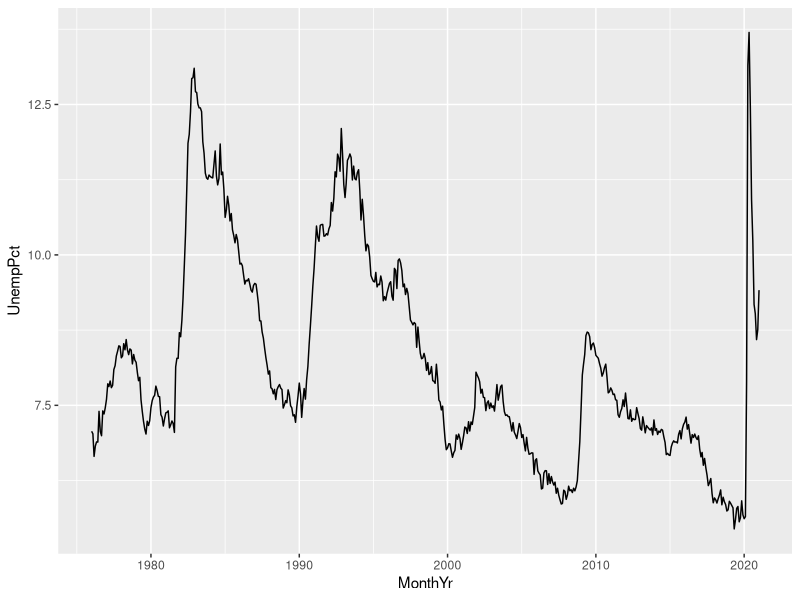
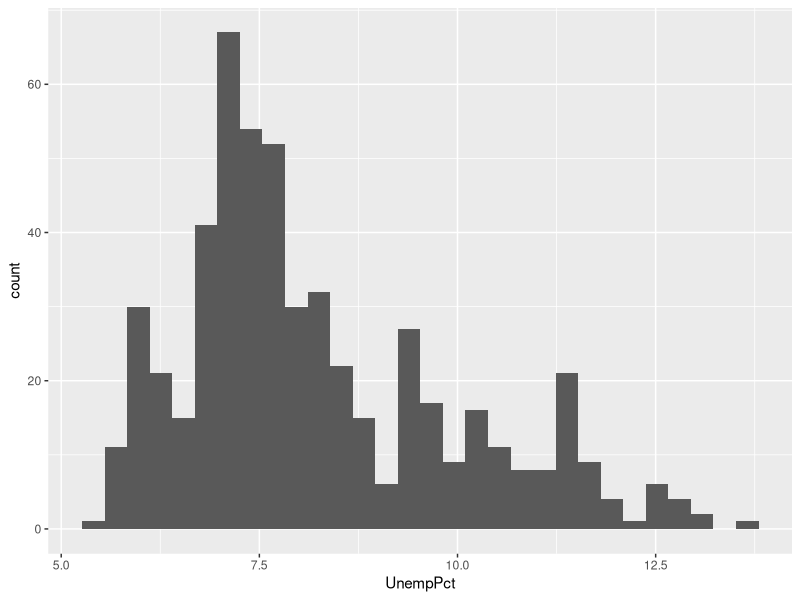
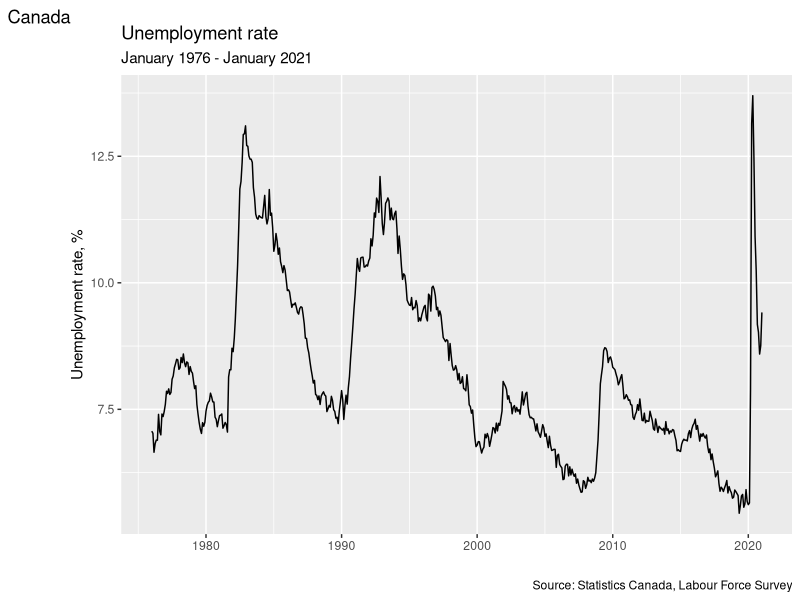
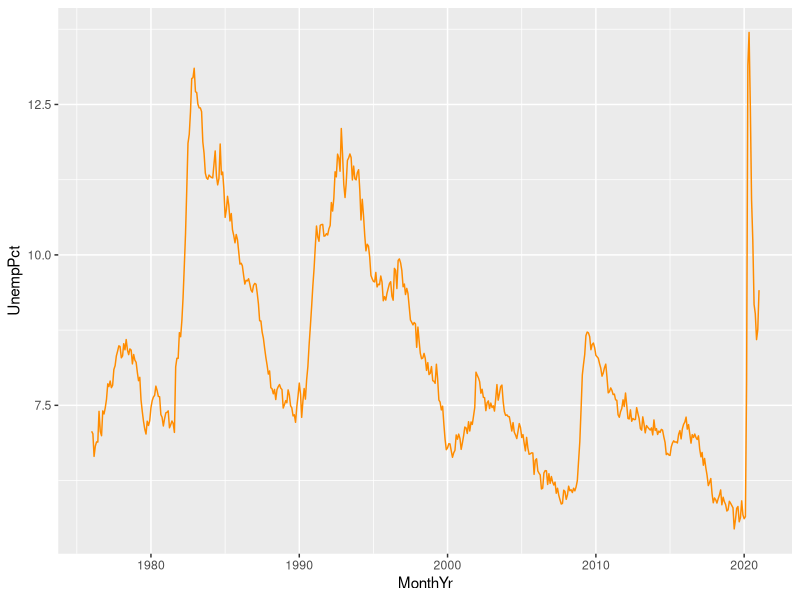
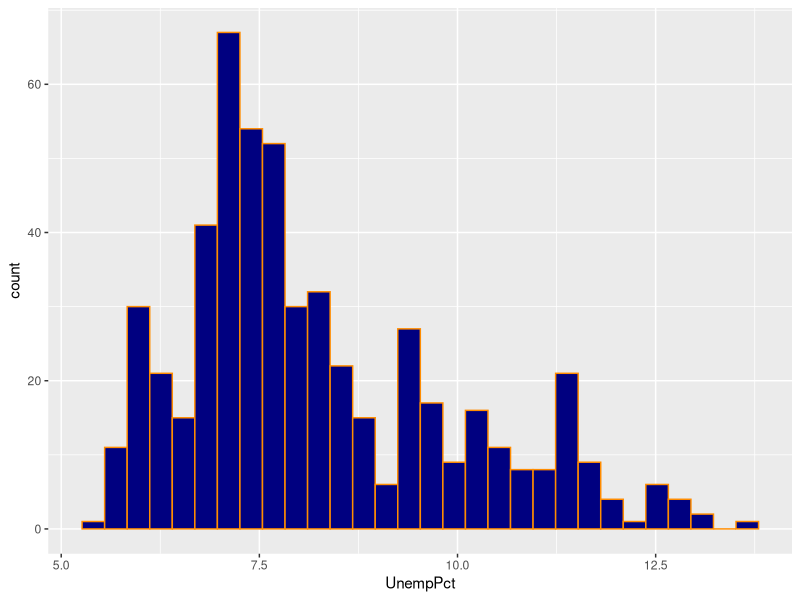
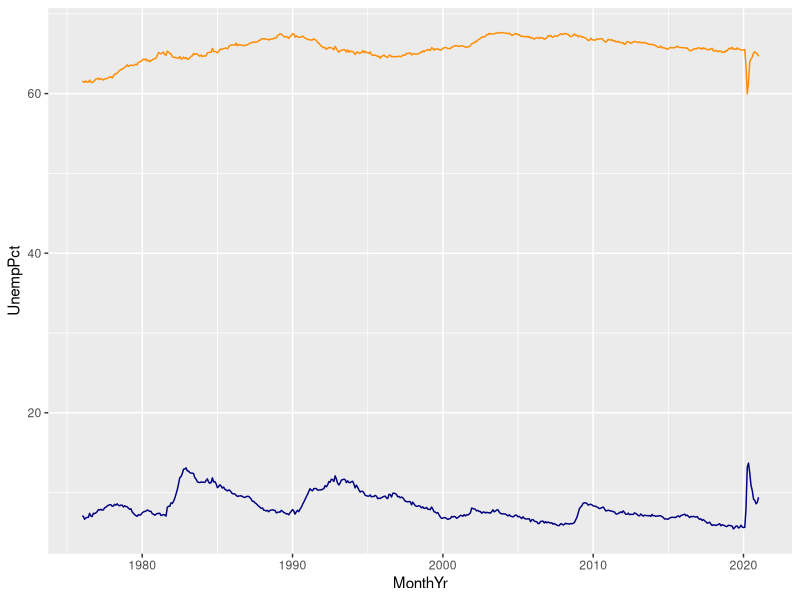
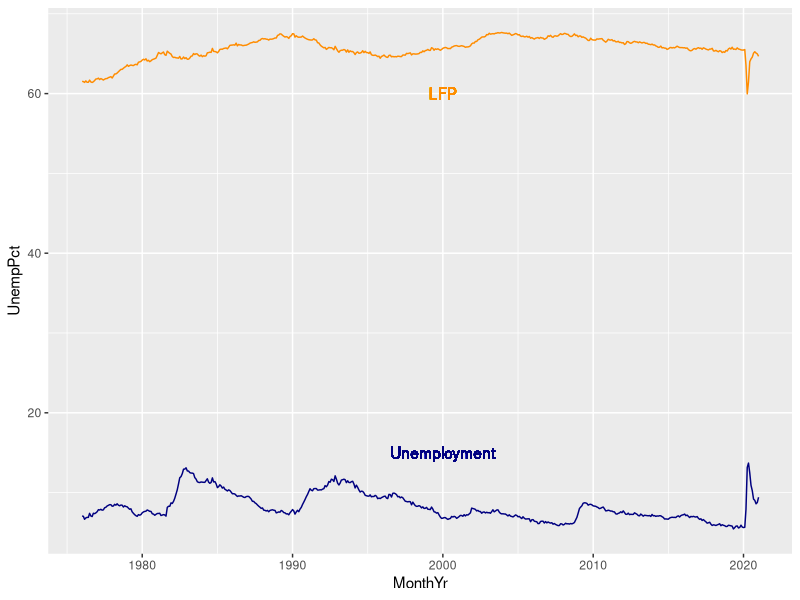
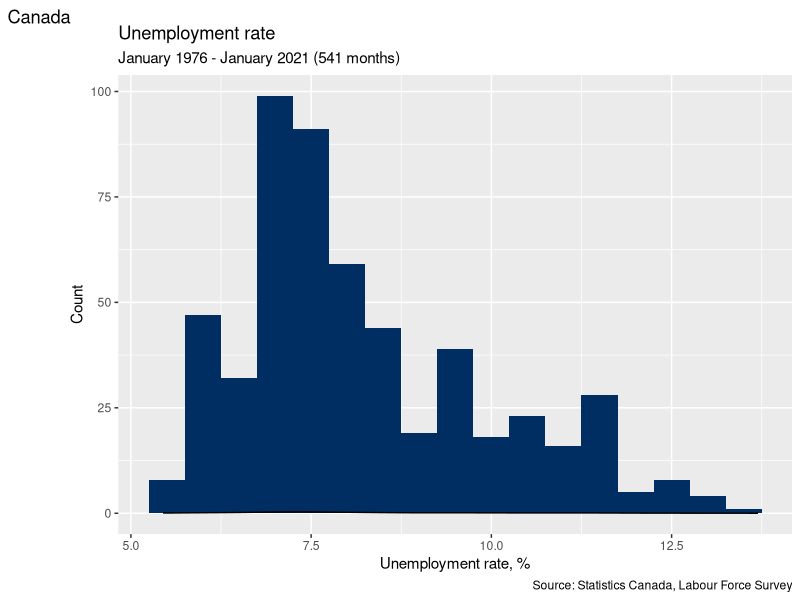

The R source for these figures, in order:
## ---- chunk 1
knitr::opts_chunk$set(echo = TRUE,
                      prompt = FALSE,
                      tidy = FALSE,
                      collapse = TRUE)
library("tidyverse")
EmpData <- read_csv("sampledata/EmploymentData.csv")
## ---- chunk 2
# This is equivalent to names(EmpData)
EmpData %>% names()
# This is equivalent to sqrt(2)
2 %>% sqrt()
# This is equivalent to cat(sqrt(2)," is the square root of 2")
2 %>% sqrt() %>% cat(" is the square root of 2")
## ---- chunk 3
# Change MonthYr to date format
EmpData %>% 
  mutate(MonthYr = as.Date(MonthYr, "%m/%d/%Y"))
## ---- chunk 4
# Add UnempPct and LFPPct
EmpData %>% 
  mutate(UnempPct = 100*UnempRate) %>% 
  mutate(LFPPct = 100*LFPRate)
## ---- chunk 5
print(EmpData)
## ---- chunk 6
# Make permanent changes to EmpData
EmpData <- EmpData %>%
  mutate(MonthYr = as.Date(MonthYr, "%m/%d/%Y")) %>% 
  mutate(UnempPct = 100*UnempRate) %>% 
  mutate(LFPPct = 100*LFPRate)
## ---- chunk 7
print(EmpData)
## ---- chunk 8
# This will give all of the observations with unemployment rates over 12.5%
EmpData %>% 
  filter(UnempPct > 12.5)
## ---- chunk 9
# This will take out all variables except a few
EmpData %>% 
  filter(UnempPct > 12.5) %>%
  select(MonthYr, UnempRate, LFPPct, PrimeMinister)
## ---- chunk 10
# This will sort the rows by unemployment rate
EmpData %>% 
  filter(UnempPct > 12.5) %>%
  select(MonthYr, UnempPct, LFPPct, PrimeMinister) %>%
  arrange(UnempPct)
## ---- chunk 11
# MEAN calculates the mean of a single variable
mean(EmpData$UnempPct)
# VAR calculates the sample variance
var(EmpData$UnempPct)
# SD calculates the standard deviation
sd(EmpData$UnempPct)
# MEDIAN calculates the sample median
median(EmpData$UnempPct)
## ---- chunk 12
EmpData %>%
  select(MonthYr, Population, AnnPopGrowth) %>%
  print(n=15)  # n=15 means print the first 15 rows
## ---- chunk 13
# Some values of AnnPopGrowth are NA, so its mean is also NA
mean(EmpData$AnnPopGrowth)
# The same goes for other statistics:
sd(EmpData$AnnPopGrowth)
var(EmpData$AnnPopGrowth)
median(EmpData$AnnPopGrowth)
## ---- chunk 14
# We can add the na.rm = TRUE argument to drop the missing values
mean(EmpData$AnnPopGrowth, na.rm = TRUE)
# These lines of code will do the same thing:
mean(na.omit(EmpData$AnnPopGrowth))
mean(EmpData$AnnPopGrowth[!is.na(EmpData$AnnPopGrowth)])
## ---- chunk 15
# Mean of each column
EmpData %>%
  select(where(is.numeric)) %>%
  lapply(mean, na.rm = TRUE) 
## ---- chunk 16
# Standard deviation of each column
EmpData %>%
  select(where(is.numeric)) %>%
  lapply(sd, na.rm = TRUE) 
## ---- chunk 17
# COUNT creates a frequency table for discrete variables
EmpData %>% 
  count(PrimeMinister)
## ---- chunk 18
# COUNT and CUT_INTERVAL create a binned frequency table
EmpData %>% 
  count(cut_interval(UnempPct, 6))
## ---- chunk 19
# For two specific columns of data
cov(EmpData$UnempPct, EmpData$LFPPct)
cor(EmpData$UnempPct, EmpData$LFPPct)
## ---- chunk 20
# Covariance matrix for the whole data set (at least the numerical parts)
EmpData %>%
  select(where(is.numeric)) %>%
  cor()
# Correlation matrix for selected variables
EmpData %>%
  select(UnempRate, LFPRate, AnnPopGrowth) %>%
  cor()
## ---- chunk 21
# EmpData has missing data in 1976 for the variable AnnPopGrowth
# Pairwise will only exclude 1976 from calculations involving AnnPopGrowth
EmpData %>%
  select(UnempRate, LFPRate, AnnPopGrowth) %>%
  cor(use = "pairwise.complete.obs")
# Casewise will exclude 1976 from all calculations
EmpData %>%
  select(UnempRate, LFPRate, AnnPopGrowth) %>%
  cor(use = "complete.obs")
## ---- chunk 22
  # The N(0,1) PDF, evaluated at 1.96
  dnorm(1.96)
  # The N(1,4) PDF, evaluated at 1.96
  dnorm(1.96,mean=1,sd=4)
  # The N(0,1) CDF, evaluated at 1.96
  pnorm(1.97)
  # The 97.5 percentile of the N(0,1) CDF
  qnorm(0.975)
  # Four random numbers from the N(0,1) distribution
  rnorm(4)
## ---- chunk 23
ggplot(data = EmpData,
       mapping = aes(x = MonthYr, 
                     y = UnempPct)) + 
  geom_line() 
## ---- chunk 24
ggplot(data = EmpData,
       mapping = aes(x = UnempPct)) + 
  geom_histogram()
## ---- chunk 25
ggplot(data = EmpData,
       aes(x = MonthYr, 
           y =UnempPct)) + 
  geom_line() + 
  labs(title = "Unemployment rate",
      subtitle = "January 1976 - January 2021",
      alt = "Time series of Canada unemployment rate, January 1976 - January 2021",
      caption = "Source: Statistics Canada, Labour Force Survey",
      tag = "Canada") +
  xlab("") +
  ylab("Unemployment rate, %")
## ---- chunk 26
ggplot(data = EmpData,
       aes(x = MonthYr, 
           y = UnempPct)) + 
  geom_line(col = "darkorange")
## ---- chunk 27
ggplot(data = EmpData,
       aes(x = UnempPct)) + 
  geom_histogram(col = "darkorange",
                 fill = "navyblue")
## ---- chunk 28
ggplot(data = EmpData,
       aes(x = MonthYr, 
           y = UnempPct)) + 
  geom_line(col = "navyblue") +
  geom_line(aes(y = LFPPct),
            col = "darkorange")
## ---- chunk 29
ggplot(data = EmpData,
       aes(x = MonthYr)) + 
  geom_line(aes(y = UnempPct),
            col = "navyblue") +
  geom_text(x = as.Date("1/1/2000", "%m/%d/%Y"),
            y = 15,
            label = "Unemployment",
            col = "navyblue") +
  geom_line(aes(y = LFPPct),
            col = "darkorange") +
  geom_text(x = as.Date("1/1/2000", "%m/%d/%Y"),
            y = 60,
            label = "LFP",
            col = "darkorange")
## ---- chunk 30
# Use RGB codes to exactly match the color scheme of this book
AstroBlue <- "#002D62"
AstroOrange <- "#EB6E1F"
# Fancy histogram
ggplot(data = EmpData,
       aes(x = UnempPct)) + 
  geom_histogram(binwidth = 0.5,
                 fill = AstroBlue) +
  geom_density() +
  labs(title = "Unemployment rate",
      subtitle = paste("January 1976 - January 2021 (",
                     nrow(EmpData),
                     " months)",
                     sep = "",
                     collapse = ""),
      alt = "Histogram of Canada unemployment rate, January 1976 - January 2021",
      caption = "Source: Statistics Canada, Labour Force Survey",
      tag = "Canada") +
  xlab("Unemployment rate, %") +
  ylab("Count")
## ---- chunk 31
# Use RGB codes to exactly match color scheme of this book
AstroBlue <- "#002D62"
AstroOrange <- "#EB6E1F"
# Fancy time series plot
ggplot(data = EmpData,
       aes(x = MonthYr)) + 
  geom_line(aes(y = UnempPct),
            col = AstroBlue) +
  geom_text(x = as.Date("1/1/2000", "%m/%d/%Y"),
            y = 15,
            label = "Unemployment", col=AstroBlue) +
  geom_line(aes(y = LFPPct),
            col = AstroOrange) +
  geom_text(x = as.Date("1/1/2000", "%m/%d/%Y"),
            y = 60,
            label = "LFP",
            col = AstroOrange) +
  labs(title = "Unemployment and LFP rates",
      subtitle = paste("January 1976 - January 2021 (",
                     nrow(EmpData),
                     " months)",
                     sep = "",
                     collapse = ""),
      alt = "Time series of Canada unemployment and LFP, January 1976 - January 2021",
      caption = "Source: Statistics Canada, Labour Force Survey",
      tag = "Canada") +
  xlab("") +
  ylab("Percent")
## ---- chunk 32
ggplot(data = EmpData,
       aes(x = UnempPct,
           y = LFPPct)) +
  geom_point()
## ---- chunk 33
# Round UnempPct and LFPPct to nearest integer
RoundedEmpData <- EmpData %>% 
  mutate(UnempPct = round(UnempPct)) %>% 
  mutate(LFPPct = round(LFPPct))
## ---- chunk 34
# Create graph using rounded data
ggplot(data = RoundedEmpData, 
       aes(x = UnempPct,
           y = LFPPct)) + 
  geom_point(col = "darkorange")
## ---- chunk 35
ggplot(data = RoundedEmpData,
       aes(x = UnempPct,
           y = LFPPct)) + 
  geom_point(col = "darkorange") +
  geom_jitter(size = 0.5, 
              col = "navyblue")
## ---- chunk 36
# Party is discrete/categorical, so each value is represented by a distinct color
ggplot(data = EmpData,
       aes(x = UnempPct,
           y = LFPPct,
           col = Party)) + 
  geom_point()
# MonthYr is (nearly) continuous, so values are represented along a spectrum
ggplot(data = EmpData,
       aes(x = UnempPct,
           y = LFPPct,
           col = MonthYr)) + 
  geom_point()
## ---- chunk 37
ggplot(data = EmpData,
       aes(x = UnempPct,
           y = LFPPct,
           col = Party,
           shape = Party)) + 
  geom_point()
## ---- chunk 38
ggplot(data = EmpData,
       aes(x = UnempPct,
           y = LFPPct)) + 
 geom_point(size = 0.5) +
  stat_summary_bin(fun = 'mean', 
                   bins=20,
                   col = "darkorange",
                   size = 3, 
                   geom = 'point') +
  stat_summary_bin(fun = 'mean', 
                   bins = 20,
                   col = "darkorange",
                   size = 0.5, 
                   geom = 'line')
## ---- chunk 39
ggplot(data = EmpData,
       aes(x = UnempPct,
           y = LFPPct)) + 
  geom_point(size = 0.5) +
  stat_summary_bin(fun = 'mean', 
                   bins = 4,
                   col = "navyblue",
                   size = 0.75, 
                   geom = 'line') +
  stat_summary_bin(fun = 'mean', 
                   bins = 20,
                   col = "darkorange",
                   size = 0.75, 
                   geom = 'line') +
  stat_summary_bin(fun = 'mean', 
                   bins = 100,
                   col = "lightblue",
                   size = 1.0, 
                   geom = 'line') +
  geom_text(x = 13.8,
            y = 64.1,
            label = "4 bins",
            col = "navyblue") +
  geom_text(x = 13.8,
            y = 62.5,
            label = "20 bins",
            col = "darkorange") +
  geom_text(x = 13.8,
            y = 60,
            label = "100 bins",
            col = "lightblue")
## ---- chunk 40
ggplot(data = EmpData,
       aes(x = UnempRate,
           y = LFPRate)) + 
  geom_point(size = 0.5) +
  geom_smooth()
## ---- chunk 41
ggplot(data = EmpData,
       aes(x = UnempPct,
           y = LFPPct)) + 
  geom_point(size = 0.5) +
  geom_smooth(method = "lm") 
## ---- chunk 42
ggplot(data = EmpData,
       aes(x = UnempPct,
           y = LFPPct)) + 
  geom_point(size = 0.5) +
  geom_smooth(col = "darkorange") +
  geom_smooth(method = "lm",
              col = "navyblue")
